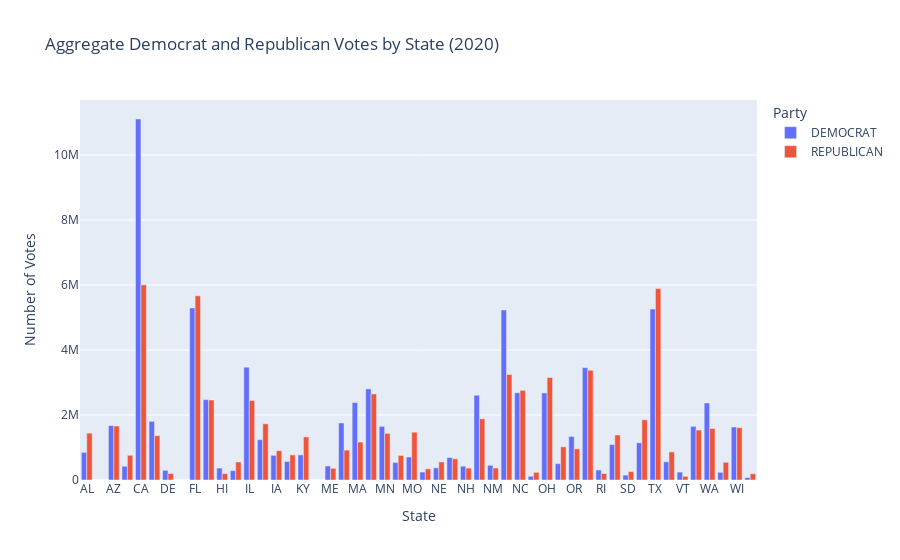

Here is the notebook cell this chart was saved with:
### Code cell
# Create the bar plot
fig = px.bar(
    votes_2020,
    x="ST_ABBR",
    y=["DEMOCRAT", "REPUBLICAN"],
    title="Aggregate Democrat and Republican Votes by State (2020)",
    labels={"ST_ABBR": "State", "value": "Number of Votes", "variable": "Party"},
    barmode="group",
)
fig.show()

### Figure 1 — Plotly figure (JSON) as saved in the notebook; plotly's stock layout.template omitted (floating-point values rounded to 4 significant figures)
{"data": [{"alignmentgroup": "True", "hovertemplate": "Party=DEMOCRAT<br>State=%{x}<br>Number of Votes=%{y}<extra></extra>", "legendgroup": "DEMOCRAT", "marker": {"color": "#636efa", "pattern": {"shape": ""}}, "name": "DEMOCRAT", "offsetgroup": "DEMOCRAT", "orientation": "v", "showlegend": true, "textposition": "auto", "type": "bar", "x": ["AL", "AK", "AZ", "AR", "CA", "CO", "DE", "DC", "FL", "GA", "HI", "ID", "IL", "IN", "IA", "KS", "KY", "LA", "ME", "MD", "MA", "MI", "MN", "MS", "MO", "MT", "NE", "NV", "NH", "NJ", "NM", "NY", "NC", "ND", "OH", "OK", "OR", "PA", "RI", "SC", "SD", "TN", "TX", "UT", "VT", "VA", "WA", "WV", "WI", "WY"], "xaxis": "x", "y": [849600.0, 0.0, 1672000.0, 423900.0, 11110000.0, 1804000.0, 296300.0, 0.0, 5297000.0, 2475000.0, 366100.0, 287000.0, 3472000.0, 1242000.0, 759100.0, 570300.0, 772300.0, 0.0, 430500.0, 1755000.0, 2382000.0, 2804000.0, 1649000.0, 539400.0, 707100.0, 244800.0, 374600.0, 690600.0, 424900.0, 2608000.0, 453700.0, 5231000.0, 2684000.0, 114900.0, 2679000.0, 503900.0, 1340000.0, 3458000.0, 306200.0, 1092000.0, 150500.0, 1144000.0, 5259000.0, 560300.0, 242800.0, 1651000.0, 2370000.0, 236000.0, 1631000.0, 73490.0], "yaxis": "y"}, {"alignmentgroup": "True", "hovertemplate": "Party=REPUBLICAN<br>State=%{x}<br>Number of Votes=%{y}<extra></extra>", "legendgroup": "REPUBLICAN", "marker": {"color": "#EF553B", "pattern": {"shape": ""}}, "name": "REPUBLICAN", "offsetgroup": "REPUBLICAN", "orientation": "v", "showlegend": true, "textposition": "auto", "type": "bar", "x": ["AL", "AK", "AZ", "AR", "CA", "CO", "DE", "DC", "FL", "GA", "HI", "ID", "IL", "IN", "IA", "KS", "KY", "LA", "ME", "MD", "MA", "MI", "MN", "MS", "MO", "MT", "NE", "NV", "NH", "NJ", "NM", "NY", "NC", "ND", "OH", "OK", "OR", "PA", "RI", "SC", "SD", "TN", "TX", "UT", "VT", "VA", "WA", "WV", "WI", "WY"], "xaxis": "x", "y": [1441000.0, 0.0, 1662000.0, 760600.0, 6006000.0, 1365000.0, 200600.0, 0.0, 5669000.0, 2462000.0, 196900.0, 554100.0, 2447000.0, 1730000.0, 902000.0, 771400.0, 1326000.0, 0.0, 359900.0, 920200.0, 1167000.0, 2650000.0, 1435000.0, 756800.0, 1471000.0, 343600.0, 556800.0, 653500.0, 365700.0, 1883000.0, 369100.0, 3245000.0, 2759000.0, 235600.0, 3155000.0, 1020000.0, 958400.0, 3378000.0, 199800.0, 1385000.0, 261000.0, 1852000.0, 5890000.0, 865100.0, 112700.0, 1537000.0, 1585000.0, 545400.0, 1610000.0, 193600.0], "yaxis": "y"}], "layout": {"barmode": "group", "legend": {"title": {"text": "Party"}, "tracegroupgap": 0}, "title": {"text": "Aggregate Democrat and Republican Votes by State (2020)"}, "xaxis": {"anchor": "y", "domain": [0, 1], "title": {"text": "State"}}, "yaxis": {"anchor": "x", "domain": [0, 1], "title": {"text": "Number of Votes"}}}}
